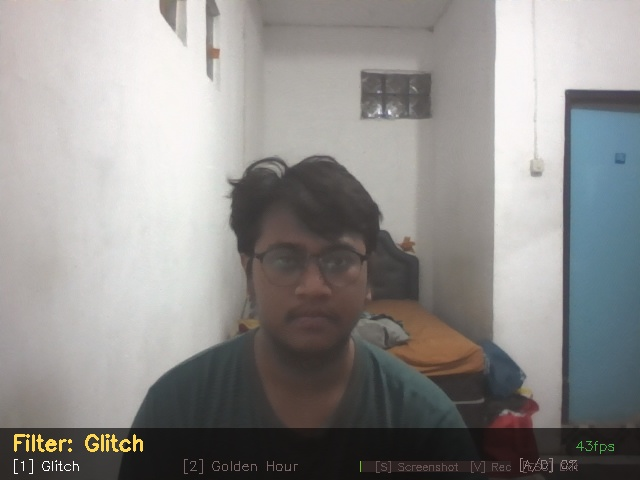
#> input picture glitch_goldenhour/images/befor.jpg, 640 x 480 px, given in place of the camera
$ python game.py
#> lines starting #> are read from the running program, lines starting #| are printed output that depends on the picture
"""
╔══════════════════════════════════════════════════════════╗
║        AR FACE GAMES - Filter Game TikTok/Instagram      ║
║        Mata Kuliah: Pengolahan Citra Digital              ║
║                                                          ║
║  Teknologi Utama:                                        ║
║  • Haar Cascade Face Detection (built-in OpenCV)         ║
║  • Collision Detection (circle-to-circle)                ║
║  • Particle System                                       ║
║  • Exponential Moving Average (smooth tracking)          ║
╚══════════════════════════════════════════════════════════╝

CARA MAIN:
  Gerakkan kepala/wajah untuk bermain — tidak butuh tangan!

  [1] METEOR DODGE   — Hindari meteor yang jatuh dari luar angkasa!
  [2] RING CATCHER   — Tangkap cincin dengan kepala kamu!
  [3] FRUIT SMASHER  — Hancurkan buah, hindari BOM!
  [R] Restart game saat ini
  [S] Screenshot
  [ESC] Keluar

Install: pip install opencv-python numpy
"""

import cv2
import numpy as np
import random
import time
import math
import os
from datetime import datetime

os.makedirs("output", exist_ok=True)

# ──────────────────────────────────────────────────────────
# FACE DETECTOR — Haar Cascade (built-in di OpenCV)
#
# Haar Cascade bekerja dengan cara:
# 1. Sliding window di berbagai skala gambar
# 2. Setiap window dievaluasi oleh 6000+ fitur "Haar-like"
#    (perbedaan intensitas antara area gelap dan terang)
# 3. Adaboost classifier memilah kandidat wajah dari non-wajah
# 4. Cascade structure: window yang gagal di tahap awal
#    langsung dibuang (sangat cepat!)
# Hasil: bounding box (x, y, w, h) setiap wajah yang terdeteksi
# ──────────────────────────────────────────────────────────
FACE_CASCADE = cv2.CascadeClassifier(
    cv2.data.haarcascades + 'haarcascade_frontalface_default.xml'
)


class SmoothFace:
    """
    Tracker wajah dengan Exponential Moving Average (EMA).

    Masalah: deteksi wajah raw sangat "jittery" (gemetar) frame ke frame.
    Solusi: EMA menghaluskan posisi dengan rumus:
        pos_smooth = alpha * pos_baru + (1 - alpha) * pos_lama
    alpha kecil (0.2) = sangat halus tapi lambat
    alpha besar (0.5) = responsif tapi masih ada guncangan
    Kita pakai 0.35 — keseimbangan yang bagus untuk game.
    """
    def __init__(self, alpha=0.35):
        self.alpha = alpha
        self.cx = self.cy = self.r = None
        self.detected = False

    def update(self, frame):
        gray = cv2.cvtColor(frame, cv2.COLOR_BGR2GRAY)
        # scaleFactor=1.1: cek skala 1x, 1.1x, 1.21x, ...
        # minNeighbors=5: butuh 5 deteksi bertetangga agar valid (kurangi false positive)
        faces = FACE_CASCADE.detectMultiScale(
            gray, scaleFactor=1.1, minNeighbors=5, minSize=(60, 60)
        )
        if len(faces) > 0:
            # Ambil wajah terbesar (terdekat ke kamera)
            fx, fy, fw, fh = max(faces, key=lambda f: f[2] * f[3])
            ncx = fx + fw // 2
            ncy = fy + fh // 2
            nr  = max(fw, fh) // 2
            if self.cx is None:
                self.cx, self.cy, self.r = ncx, ncy, nr
            else:
                # EMA smoothing
                a = self.alpha
                self.cx = int(a * ncx + (1 - a) * self.cx)
                self.cy = int(a * ncy + (1 - a) * self.cy)
                self.r  = int(a * nr  + (1 - a) * self.r)
            self.detected = True
        else:
            self.detected = False
        return self.detected

    def get(self):
        """Return (center_x, center_y, radius)"""
        return self.cx, self.cy, self.r


# ──────────────────────────────────────────────────────────
# PARTICLE SYSTEM
#
# Digunakan untuk efek ledakan/sparkle saat terjadi event.
# Setiap partikel memiliki: posisi, kecepatan, warna, lifetime.
# Setiap frame: posisi += kecepatan, kecepatan_y += gravity
# Alpha = life/max_life → partikel memudar seiring waktu
# ──────────────────────────────────────────────────────────
class Particle:
    # [41 lines left out: functions __init__, update, draw, burst_particles, update_draw_particles, not called in this run]


# ──────────────────────────────────────────────────────────
# UTILITY DRAWING
# ──────────────────────────────────────────────────────────
def text_shadow(frame, text, pos, scale, color, thick=2):
    """Teks dengan drop shadow agar terbaca di atas video apapun"""
    x, y = pos
    cv2.putText(frame, text, (x+2, y+2),
                cv2.FONT_HERSHEY_SIMPLEX, scale, (0, 0, 0), thick + 2)
    cv2.putText(frame, text, (x, y),
                cv2.FONT_HERSHEY_SIMPLEX, scale, color, thick)


def text_center(frame, text, y, scale, color, thick=2):
    h, w = frame.shape[:2]
    (tw, _), _ = cv2.getTextSize(text, cv2.FONT_HERSHEY_SIMPLEX, scale, thick)
    text_shadow(frame, text, ((w - tw) // 2, y), scale, color, thick)


# [34 lines left out: functions draw_face_halo, draw_hud, not called in this run]


# ══════════════════════════════════════════════════════════
# GAME 1: METEOR DODGE 🚀
# ══════════════════════════════════════════════════════════
class MeteorDodge:
    """
    METEOR DODGE
    ─────────────────────────────────────────────────────
    Konsep: Meteor jatuh dari atas layar, pemain harus
    menggerakkan kepala untuk menghindarinya.

    Teknik Pengolahan Citra:
    • Face Detection → dapatkan posisi & radius wajah
    • Collision Detection: 2 lingkaran bertabrakan jika
      jarak pusat < r1 + r2
      dist = sqrt((x1-x2)² + (y1-y2)²)
    • Alpha Blending untuk efek kilat saat kena hit
    • Particle System untuk efek ledakan

    Kesulitan meningkat: spawn lebih cepat + speed naik
    seiring bertambahnya skor.
    ─────────────────────────────────────────────────────
    """
    NAME = "METEOR DODGE"
    COLOR = (80, 120, 255)

    def __init__(self, w, h):
        self.w, self.h = w, h
        # Bintang latar — dibuat sekali, dipakai terus
        self.stars = [(random.randint(0, w), random.randint(0, h),
                       random.randint(1, 3), random.uniform(0.3, 1.0))
                      for _ in range(80)]
        self.reset()

    def reset(self):
        self.meteors   = []
        self.particles = []
        self.score     = 0
        self.lives     = 3
        self.game_over = False
        self.invincible = 0    # frame kebal setelah kena hit
        self.frame_count = 0
        self.spawn_timer = 0
        self.twinkling = 0

    # [116 lines left out: functions _spawn, _draw_meteor, update, not called in this run]


# ══════════════════════════════════════════════════════════
# GAME 2: RING CATCHER 💍
# ══════════════════════════════════════════════════════════
class RingCatcher:
    """
    RING CATCHER
    ─────────────────────────────────────────────────────
    Konsep: Cincin jatuh dari atas — tangkap dengan kepala!
    Cincin dianggap tertangkap jika:
      1. Jarak pusat cincin ke pusat wajah < threshold
      2. Ukuran cincin ≈ ukuran wajah (size matching)

    Teknik Pengolahan Citra:
    • Face Detection + EMA smoothing
    • Dual-criteria collision (proximity + size matching)
      Ini lebih realistis dari sekedar circle overlap —
      seperti benar-benar memasukkan cincin ke kepala!
    • cv2.ellipse() untuk cincin 3D perspektif
    • Combo multiplier: tangkap berturut → poin berlipat

    Cincin yang lolos (jatuh ke bawah) = kehilangan nyawa.
    ─────────────────────────────────────────────────────
    """
    NAME = "RING CATCHER"
    COLOR = (180, 80, 255)

    RING_COLORS = [
        (0, 215, 255),    # gold
        (255, 100, 60),   # biru tua
        (50, 255, 120),   # hijau
        (255, 60, 200),   # pink
        (60, 220, 255),   # cyan
    ]

    def __init__(self, w, h):
        self.w, self.h = w, h
        self.reset()

    def reset(self):
        self.rings     = []
        self.particles = []
        self.score     = 0
        self.lives     = 5
        self.game_over = False
        self.spawn_timer  = 0
        self.frame_count  = 0
        self.combo        = 0
        self.combo_timer  = 0
        self.catch_flashes = []   # efek kilat saat berhasil tangkap

    # [124 lines left out: functions _spawn, _draw_ring, update, not called in this run]


# ══════════════════════════════════════════════════════════
# GAME 3: FRUIT SMASHER 🍎💣
# ══════════════════════════════════════════════════════════
class FruitSmasher:
    """
    FRUIT SMASHER
    ─────────────────────────────────────────────────────
    Konsep: Buah terbang melintasi layar dari kiri/kanan.
    Gerakkan kepala untuk menabrak & menghancurkan buah.
    TAPI hindari BOM! (muncul setelah skor > 30)

    Teknik Pengolahan Citra:
    • Circle-to-circle collision detection
    • Velocity-based projectile motion
    • Alpha blending untuk screen flash saat kena bom
    • Procedural fruit drawing (tidak pakai gambar/aset!)
      Setiap buah digambar dengan cv2 shapes + warna

    Strategi: bom punya reward trap — gerak reflex smash
    buah harus dikontrol agar tidak kena bom!
    ─────────────────────────────────────────────────────
    """
    NAME = "FRUIT SMASHER"
    COLOR = (50, 230, 100)

    # Data setiap jenis buah: warna BGr, poin, radius, nama
    FRUIT_DATA = [
        dict(name='apple',      color=(50, 50, 220),   pts=10, r=26),
        dict(name='orange',     color=(30, 150, 255),  pts=15, r=24),
        dict(name='watermelon', color=(50, 195, 60),   pts=25, r=38),
        dict(name='grape',      color=(170, 40, 190),  pts=30, r=19),
        dict(name='banana',     color=(30, 230, 240),  pts=20, r=22),
    ]
    BOMB = dict(name='bomb', color=(25, 25, 25), pts=-1, r=30)

    def __init__(self, w, h):
        self.w, self.h = w, h
        self.reset()

    def reset(self):
        self.fruits    = []
        self.particles = []
        self.slashes   = []   # efek sabetan saat smash
        self.score     = 0
        self.lives     = 3
        self.game_over = False
        self.spawn_timer  = 0
        self.frame_count  = 0

    # [154 lines left out: functions _spawn, _draw_fruit, update, draw_game_over, not called in this run]


def draw_start_screen(frame, blink):
    h, w = frame.shape[:2]
    ov = frame.copy()
    cv2.rectangle(ov, (0, 0), (w, h), (0, 0, 0), -1)
    cv2.addWeighted(ov, 0.5, frame, 0.5, 0, frame)

    text_center(frame, "AR FACE GAMES",      h // 2 - 100, 1.5,  (80, 220, 255), 3)
    text_center(frame, "Pengolahan Citra Digital", h // 2 - 55, 0.55, (140, 140, 180))
    text_center(frame, "[1]  METEOR DODGE",  h // 2 - 5,   0.75, (255, 180, 60))
    text_center(frame, "[2]  RING CATCHER",  h // 2 + 38,  0.75, (190, 80, 255))
    text_center(frame, "[3]  FRUIT SMASHER", h // 2 + 81,  0.75, (60, 240, 110))
    if blink % 60 < 40:
        text_center(frame, "Posisikan wajah di depan kamera lalu pilih game!",
                   h // 2 + 130, 0.5, (200, 200, 200))


# ══════════════════════════════════════════════════════════
# MAIN
# ══════════════════════════════════════════════════════════
def main():
    print(__doc__)

    # ── Buka kamera (coba semua kombinasi backend/index) ──
    cap = None
    for idx in range(3):
        for backend, bname in [
            (cv2.CAP_MSMF,  "MSMF"),
            (cv2.CAP_DSHOW, "DirectShow"),
            (cv2.CAP_ANY,   "Auto"),
        ]:
            c = cv2.VideoCapture(idx, backend)
            if c.isOpened():
                ret, test = c.read()
#> test is the input picture: shape (480, 640, 3); mean B, G, R 140.1, 141.9, 143.6
                if ret and test is not None:
                    cap = c
                    print(f"Kamera: index={idx}, backend={bname}")
                    break
                c.release()
        if cap:
            break

    if not cap:
        print("ERROR: Kamera tidak ditemukan!")
        input("Tekan Enter untuk keluar...")
        return

    # Warm-up
    for _ in range(10):
        cap.read()
        time.sleep(0.05)

    cam_w = int(cap.get(cv2.CAP_PROP_FRAME_WIDTH))
    cam_h = int(cap.get(cv2.CAP_PROP_FRAME_HEIGHT))
    print(f"Resolusi: {cam_w}x{cam_h}")

    WIN = "AR Face Games - Pengolahan Citra"
    cv2.namedWindow(WIN, cv2.WINDOW_NORMAL)
    cv2.resizeWindow(WIN, 960, 600)

    face  = SmoothFace(alpha=0.35)
    games = [
        MeteorDodge(cam_w, cam_h),
        RingCatcher(cam_w, cam_h),
        FruitSmasher(cam_w, cam_h),
    ]
    current = 0
    started = False
    frame_count = 0

    prev_t = time.time()
    fps    = 30.0

    print("Siap! Pilih game dengan tombol [1], [2], atau [3].")

    while True:
        ret, frame = cap.read()
        if not ret or frame is None or frame.size == 0:
            continue
        if frame.shape[0] < 10 or frame.shape[1] < 10:
            continue

        # Mirror (seperti selfie camera) — lebih intuitif untuk game
        frame = cv2.flip(frame, 1)
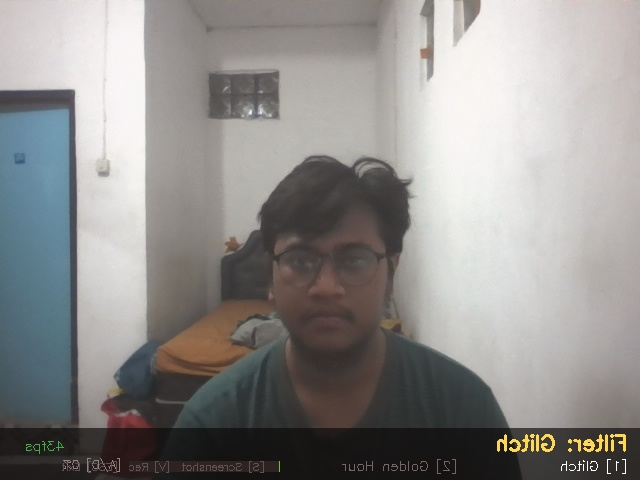
#> frame: shape (480, 640, 3); mean B, G, R 140.1, 141.9, 143.6

        curr_t = time.time()
        fps    = 0.9 * fps + 0.1 / (curr_t - prev_t + 1e-9)
        prev_t = curr_t
        frame_count += 1

        # Deteksi wajah setiap frame
        face.update(frame)
#> in update, `gray = cv2.cvtColor(frame, cv2.COLOR_BGR2GRAY)`:
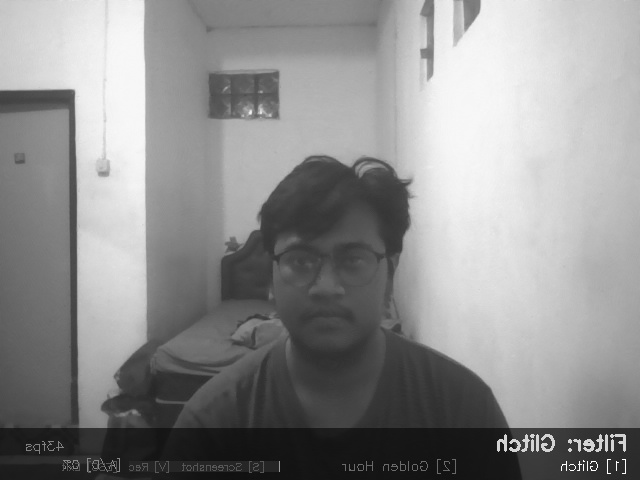
#> gray: shape (480, 640); min 13, max 255, mean 142.2
#> in update, `faces = FACE_CASCADE.detectMultiScale( gray, scaleFactor=1.1, minNeigh..`: faces = [[255, 206, 143, 143]]
#> in update, `fx, fy, fw, fh = max(faces, key=lambda f: f[2] * f[3])`: fx = 255; fy = 206; fw = 143
#> in update, `ncx = fx + fw // 2`: ncx = 326
#> in update, `ncy = fy + fh // 2`: ncy = 277
#> in update, `nr  = max(fw, fh) // 2`: nr = 71
#> in update, `self.cx, self.cy, self.r = ncx, ncy, nr`: self.cx = 326; self.cy = 277; self.r = 71

        game = games[current]

        if not started:
            draw_start_screen(frame, frame_count)
#> in draw_start_screen, `cv2.rectangle(ov, (0, 0), (w, h), (0, 0, 0), -1)`: ov: shape (480, 640, 3); every value is 0
#> in draw_start_screen, `cv2.addWeighted(ov, 0.5, frame, 0.5, 0, frame)`:
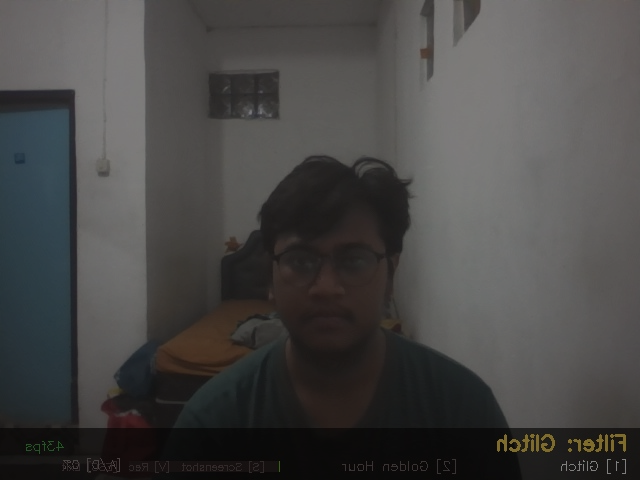
#> frame: shape (480, 640, 3); mean B, G, R 70.1, 70.9, 71.8
#> in text_shadow (call 6), `cv2.putText(frame, text, (x, y), cv2.FONT_HERSHEY_SIMPLEX, scale, colo..`:
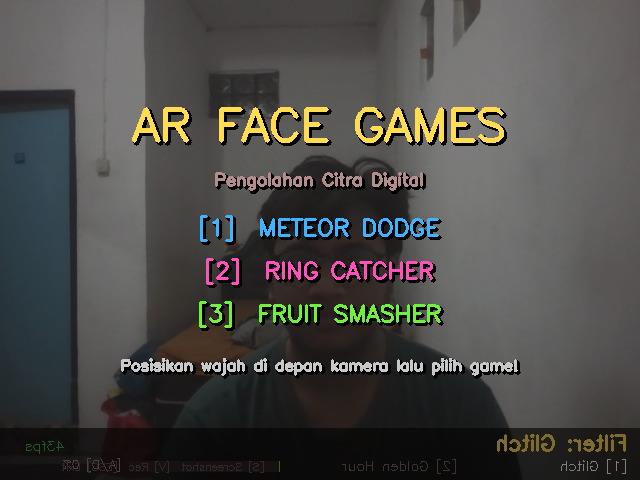
#> frame: shape (480, 640, 3); mean B, G, R 71.5, 74.3, 75.2
        else:
            game.update(frame, face)
            draw_hud(frame, game.score, game.lives, game.NAME, fps)
            if game.game_over:
                draw_game_over(frame, game.score, game.NAME)

        # Peringatan jika wajah tidak terdeteksi
        if not face.detected and started and not game.game_over:
            text_shadow(frame, "Wajah tidak terdeteksi!",
                        (10, frame.shape[0] - 12), 0.55, (100, 100, 255))

        cv2.imshow(WIN, frame)

        key = cv2.waitKey(1) & 0xFF
#> (key Esc is pressed here)
        if key == 27:                        # ESC
            break
        elif key == ord('1'):
            current = 0; started = True; games[0].reset()
        elif key == ord('2'):
            current = 1; started = True; games[1].reset()
        elif key == ord('3'):
            current = 2; started = True; games[2].reset()
        elif key in (ord('r'), ord('R')):
            game.reset()
        elif key == ord('s'):
            ts    = datetime.now().strftime("%Y%m%d_%H%M%S")
            fname = f"output/game_screenshot_{ts}.jpg"
            cv2.imwrite(fname, frame)
            print(f"Screenshot: {fname}")

    cap.release()
    cv2.destroyAllWindows()
    print("Program selesai.")


if __name__ == "__main__":
    main()
